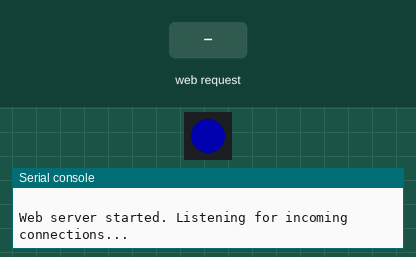
A program run on a simulated ESP32 board running MicroPython. Shown: 1 RGB LEDs in strip order, left to right, the last lines printed to the serial console. The test bench sets the inputs (shaded band). Dim RGB values are drawn brighter than linear; the board's own WiFi access point starts at once; values from a settings file that is not in the repository are placeholders; files that are not in the repository are absent; library files of the repository ran but are not shown: 1 file(s).

Above: at 1.2 s.
1.3 s: HTTP request GET / received
At 2.5 s:
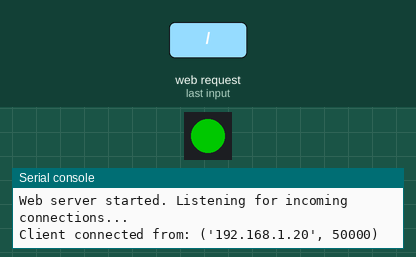
2.8 s: HTTP request GET /mode?set=90 received
Timing chart, 0 to 5.8 s (numbered marks = the images above; inputs shaded):
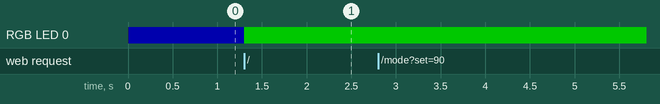

Measured:
- after the input at 1.3 s, RGB LED 0: RGB(0, 0, 50) → RGB(0, 100, 0) at once

The program:

main.py
```python
import network
import neopixel
import socket
import gc
from web_server import WebServer
from machine import Pin
from config import *


pin = Pin(16, Pin.OUT)
np = neopixel.NeoPixel(pin, 1)

# Function to set NeoPixel color
def set_neopixel_color(r, g, b):
    np[0] = (r, g, b)
    np.write()


# Network Configuration
class NetworkManager:
  def __init__(self):
      self.ssid = NETWORK['ssid']
      self.password = NETWORK['password']
      self.ap = network.WLAN(network.AP_IF)

  def start_ap(self):
      """Start Access Point"""
      self.ap.active(True)
      self.ap.config(essid=self.ssid,
                    password=self.password,
                    authmode=NETWORK['authmode'])

      while not self.ap.active():
          pass

      print('\n=== WiFi Access Point Created ===')
      print('To connect to the robot:')
      print(f'1. Connect to WiFi network: "{self.ssid}"')
      print(f'2. Use password: "{self.password}"')
      print(f'3. Open browser and go to: http://{self.ap.ifconfig()[0]}')
      print('================================\n')
      set_neopixel_color(0, 0, 50)
      return self.ap

class RobotController:
  def __init__(self):
      """Initialize robot controller with default values"""
      self.pid_values = {
          key: PID[key]['default'] for key in PID
      }
      self.current_mode = MODES['default']
      self.current_speed = MOTOR['default_speed']

  def handle_command(self, cmd):
      """Handle movement commands"""
      if cmd == 'accelerate':
          self.current_speed = min(
              self.current_speed + MOTOR['acceleration_step'],
              MOTOR['max_speed']
          )
      elif cmd == 'decelerate':
          self.current_speed = max(
              self.current_speed - MOTOR['acceleration_step'],
              MOTOR['min_speed']
          )

  def update_pid(self, new_values):
      """Update PID values"""
      print(f"Updating PID values: {new_values}")
      for key in new_values:
          if key in self.pid_values:
              self.pid_values[key] = float(new_values[key])

  def set_mode(self, mode):
      """Set operation mode"""
      print(f"Changing mode to: {mode}")
      self.current_mode = mode


def check_system_status():
  """Print system status for debugging"""
  import os

  print("\n=== System Status ===")

  # Check files
  print("\nFiles on system:")
  files = os.listdir()
  required_files = ['main.py', 'config.py', 'web_server.py', 'index.html', 'config.js']
  for file in required_files:
      status = "OK" if file in files else "NOT FOUND"
      print(f"{status} {file}")

  # Check memory
  import gc
  gc.collect()
  print(f"\nFree memory: {gc.mem_free()} bytes")

  # Check network
  import network
  ap = network.WLAN(network.AP_IF)
  print("\nNetwork status:")
  print(f"Active: {ap.active()}")
  if ap.active():
      print(f"Network: {ap.config('essid')}")
      print(f"IP Address: {ap.ifconfig()[0]}")


def main():


    write_js_config()
       # Add this to main.py after write_js_config()
    import os
    print("\nChecking files:")
    print(os.listdir())  # This will show all files on ESP32

    # check whether the 'config.js' file is created
    if 'config.js' in os.listdir():
        print("config.js file created successfully!")
    else:
        print("Error creating config.js file!")
        set_neopixel_color(100, 0, 0)

    # Initialize components
    network_manager = NetworkManager()
    web_server = WebServer()
    robot = RobotController()

    # Register handlers
    web_server.register_handler('command', robot.handle_command)
    web_server.register_handler('pid', robot.update_pid)
    web_server.register_handler('mode', robot.set_mode)

    # Start access point
    network_manager.start_ap()

    # Start web server
    s = socket.socket(socket.AF_INET, socket.SOCK_STREAM)
    s.bind(('', SERVER['port']))
    s.listen(SERVER['max_connections'])
    print('Web server started. Listening for incoming connections...')

    # Main server loop
    while True:
        try:
            gc.collect()  # Clean up memory
            conn, addr = s.accept()
            print('Client connected from:', addr)
            request = conn.recv(1024).decode()

            response = web_server.parse_request(request)
            conn.send(response.encode('utf-8'))
            set_neopixel_color(0, 100, 0)
            conn.close()

        except Exception as e:
            print('Error:', e)
            set_neopixel_color(100, 0, 0)
            try:
                conn.close()
            except:
                pass

if __name__ == '__main__':
    try:
        check_system_status()
        main()
    except KeyboardInterrupt:
        print('Server stopped')
        set_neopixel_color(255, 0, 0)
```

web_server.py
```python
import socket
import json

class WebServer:
  def __init__(self):
      self.handlers = {
          'command': None,
          'pid': None,
          'mode': None
      }

  def register_handler(self, handler_type, handler_function):
      """Register handlers for different types of requests"""
      if handler_type in self.handlers:
          self.handlers[handler_type] = handler_function

  def read_html(self):
      """Read the HTML file"""
      try:
          with open('index.html', 'r') as file:
              return file.read()
      except:
          return "Error: HTML file not found"

  def parse_request(self, request):
      """Parse incoming HTTP request"""
      try:
          # Serve main page
          if request.startswith('GET / '):
              return self._serve_main_page()

          # Handle movement commands
          elif 'GET /command?cmd=' in request:
              return self._handle_command(request)

          # Handle PID updates
          elif request.startswith('POST /pid'):
              return self._handle_pid_update(request)

          # Handle mode changes
          elif 'GET /mode?set=' in request:
              return self._handle_mode_change(request)

          else:
              return self._create_response('404 Not Found', 'text/plain', 'Not Found')

      except Exception as e:
          return self._create_response('500 Internal Server Error', 'text/plain', f'Error: {str(e)}')

  def _serve_main_page(self):
      """Serve the main HTML page"""
      return self._create_response('200 OK', 'text/html', self.read_html())

  def _handle_command(self, request):
      """Handle movement commands"""
      cmd = request.split('cmd=')[1].split(' ')[0]
      if self.handlers['command']:
          self.handlers['command'](cmd)
      return self._create_response('200 OK', 'text/plain', f'Command received: {cmd}')

  def _handle_pid_update(self, request):
      """Handle PID value updates"""
      try:
          body_start = request.find('\r\n\r\n') + 4
          body = request[body_start:]
          pid_values = json.loads(body)
          if self.handlers['pid']:
              self.handlers['pid'](pid_values)
          return self._create_response('200 OK', 'text/plain', 'PID values updated')
      except:
          return self._create_response('400 Bad Request', 'text/plain', 'Invalid PID data')

  def _handle_mode_change(self, request):
      """Handle mode changes"""
      mode = request.split('set=')[1].split(' ')[0]
      if self.handlers['mode']:
          self.handlers['mode'](mode)
      return self._create_response('200 OK', 'text/plain', f'Mode changed to: {mode}')

  def _create_response(self, status, content_type, content):
      """Create HTTP response"""
      return f'HTTP/1.1 {status}\nContent-Type: {content_type}\n\n{content}'
```
